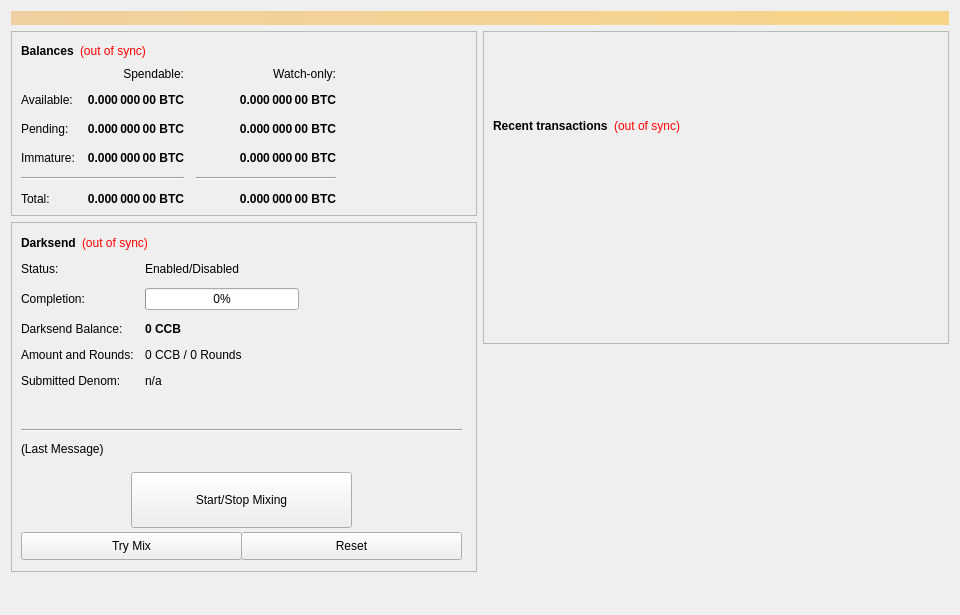
<?xml version="1.0" encoding="UTF-8"?>
<ui version="4.0">
 <class>OverviewPage</class>
 <widget class="QWidget" name="OverviewPage">
  <property name="geometry">
   <rect>
    <x>0</x>
    <y>0</y>
    <width>960</width>
    <height>615</height>
   </rect>
  </property>
  <property name="minimumSize">
   <size>
    <width>960</width>
    <height>0</height>
   </size>
  </property>
  <property name="windowTitle">
   <string>Form</string>
  </property>
  <layout class="QVBoxLayout" name="topLayout">
   <item>
    <widget class="QLabel" name="labelAlerts">
     <property name="visible">
      <bool>false</bool>
     </property>
     <property name="styleSheet">
      <string notr="true">background-color: qlineargradient(x1: 0, y1: 0, x2: 1, y2: 0, stop:0 #F0D0A0, stop:1 #F8D488); color:#000000;</string>
     </property>
     <property name="wordWrap">
      <bool>true</bool>
     </property>
     <property name="margin">
      <number>3</number>
     </property>
    </widget>
   </item>
   <item>
    <layout class="QHBoxLayout" name="horizontalLayout" stretch="1,1">
     <item>
      <layout class="QVBoxLayout" name="verticalLayout_2">
       <item>
        <widget class="QFrame" name="frame">
         <property name="frameShape">
          <enum>QFrame::StyledPanel</enum>
         </property>
         <property name="frameShadow">
          <enum>QFrame::Raised</enum>
         </property>
         <layout class="QVBoxLayout" name="verticalLayout_4">
          <item>
           <layout class="QHBoxLayout" name="horizontalLayout_4">
            <item>
             <widget class="QLabel" name="label_5">
              <property name="font">
               <font>
                <weight>75</weight>
                <bold>true</bold>
               </font>
              </property>
              <property name="text">
               <string>Balances</string>
              </property>
             </widget>
            </item>
            <item>
             <widget class="QLabel" name="labelWalletStatus">
              <property name="cursor">
               <cursorShape>WhatsThisCursor</cursorShape>
              </property>
              <property name="toolTip">
               <string>The displayed information may be out of date. Your wallet automatically synchronizes with the CCB network after a connection is established, but this process has not completed yet.</string>
              </property>
              <property name="styleSheet">
               <string notr="true">QLabel { color: red; }</string>
              </property>
              <property name="text">
               <string notr="true">(out of sync)</string>
              </property>
              <property name="alignment">
               <set>Qt::AlignLeading|Qt::AlignLeft|Qt::AlignVCenter</set>
              </property>
             </widget>
            </item>
            <item>
             <spacer name="horizontalSpacer_3">
              <property name="orientation">
               <enum>Qt::Horizontal</enum>
              </property>
              <property name="sizeHint" stdset="0">
               <size>
                <width>40</width>
                <height>20</height>
               </size>
              </property>
             </spacer>
            </item>
           </layout>
          </item>
          <item>
           <layout class="QGridLayout" name="gridLayout">
            <property name="spacing">
             <number>12</number>
            </property>
            <item row="2" column="2">
             <widget class="QLabel" name="labelWatchPending">
              <property name="font">
               <font>
                <weight>75</weight>
                <bold>true</bold>
               </font>
              </property>
              <property name="cursor">
               <cursorShape>IBeamCursor</cursorShape>
              </property>
              <property name="toolTip">
               <string>Unconfirmed transactions to watch-only addresses</string>
              </property>
              <property name="text">
               <string notr="true">0.000 000 00 BTC</string>
              </property>
              <property name="alignment">
               <set>Qt::AlignRight|Qt::AlignTrailing|Qt::AlignVCenter</set>
              </property>
              <property name="textInteractionFlags">
               <set>Qt::LinksAccessibleByMouse|Qt::TextSelectableByKeyboard|Qt::TextSelectableByMouse</set>
              </property>
             </widget>
            </item>
            <item row="2" column="1">
             <widget class="QLabel" name="labelUnconfirmed">
              <property name="font">
               <font>
                <weight>75</weight>
                <bold>true</bold>
               </font>
              </property>
              <property name="cursor">
               <cursorShape>IBeamCursor</cursorShape>
              </property>
              <property name="toolTip">
               <string>Total of transactions that have yet to be confirmed, and do not yet count toward the spendable balance</string>
              </property>
              <property name="text">
               <string notr="true">0.000 000 00 BTC</string>
              </property>
              <property name="alignment">
               <set>Qt::AlignRight|Qt::AlignTrailing|Qt::AlignVCenter</set>
              </property>
              <property name="textInteractionFlags">
               <set>Qt::LinksAccessibleByMouse|Qt::TextSelectableByKeyboard|Qt::TextSelectableByMouse</set>
              </property>
             </widget>
            </item>
            <item row="3" column="2">
             <widget class="QLabel" name="labelWatchImmature">
              <property name="font">
               <font>
                <weight>75</weight>
                <bold>true</bold>
               </font>
              </property>
              <property name="cursor">
               <cursorShape>IBeamCursor</cursorShape>
              </property>
              <property name="toolTip">
               <string>Staked or masternode rewards in watch-only addresses that has not yet matured</string>
              </property>
              <property name="text">
               <string notr="true">0.000 000 00 BTC</string>
              </property>
              <property name="alignment">
               <set>Qt::AlignRight|Qt::AlignTrailing|Qt::AlignVCenter</set>
              </property>
              <property name="textInteractionFlags">
               <set>Qt::LinksAccessibleByMouse|Qt::TextSelectableByKeyboard|Qt::TextSelectableByMouse</set>
              </property>
             </widget>
            </item>
            <item row="4" column="0" colspan="2">
             <widget class="Line" name="lineSpendableBalance">
              <property name="orientation">
               <enum>Qt::Horizontal</enum>
              </property>
             </widget>
            </item>
            <item row="4" column="2">
             <widget class="Line" name="lineWatchBalance">
              <property name="sizePolicy">
               <sizepolicy hsizetype="Preferred" vsizetype="Fixed">
                <horstretch>0</horstretch>
                <verstretch>0</verstretch>
               </sizepolicy>
              </property>
              <property name="minimumSize">
               <size>
                <width>140</width>
                <height>0</height>
               </size>
              </property>
              <property name="orientation">
               <enum>Qt::Horizontal</enum>
              </property>
             </widget>
            </item>
            <item row="5" column="0">
             <widget class="QLabel" name="labelTotalText">
              <property name="text">
               <string>Total:</string>
              </property>
             </widget>
            </item>
            <item row="3" column="1">
             <widget class="QLabel" name="labelImmature">
              <property name="font">
               <font>
                <weight>75</weight>
                <bold>true</bold>
               </font>
              </property>
              <property name="cursor">
               <cursorShape>IBeamCursor</cursorShape>
              </property>
              <property name="toolTip">
               <string>Staked or masternode rewards that has not yet matured</string>
              </property>
              <property name="text">
               <string notr="true">0.000 000 00 BTC</string>
              </property>
              <property name="alignment">
               <set>Qt::AlignRight|Qt::AlignTrailing|Qt::AlignVCenter</set>
              </property>
              <property name="textInteractionFlags">
               <set>Qt::LinksAccessibleByMouse|Qt::TextSelectableByKeyboard|Qt::TextSelectableByMouse</set>
              </property>
             </widget>
            </item>
            <item row="2" column="3">
             <spacer name="horizontalSpacer_2">
              <property name="orientation">
               <enum>Qt::Horizontal</enum>
              </property>
              <property name="sizeHint" stdset="0">
               <size>
                <width>40</width>
                <height>20</height>
               </size>
              </property>
             </spacer>
            </item>
            <item row="3" column="0">
             <widget class="QLabel" name="labelImmatureText">
              <property name="text">
               <string>Immature:</string>
              </property>
             </widget>
            </item>
            <item row="5" column="1">
             <widget class="QLabel" name="labelTotal">
              <property name="font">
               <font>
                <weight>75</weight>
                <bold>true</bold>
               </font>
              </property>
              <property name="cursor">
               <cursorShape>IBeamCursor</cursorShape>
              </property>
              <property name="toolTip">
               <string>Your current total balance</string>
              </property>
              <property name="text">
               <string notr="true">0.000 000 00 BTC</string>
              </property>
              <property name="alignment">
               <set>Qt::AlignRight|Qt::AlignTrailing|Qt::AlignVCenter</set>
              </property>
              <property name="textInteractionFlags">
               <set>Qt::LinksAccessibleByMouse|Qt::TextSelectableByKeyboard|Qt::TextSelectableByMouse</set>
              </property>
             </widget>
            </item>
            <item row="5" column="2">
             <widget class="QLabel" name="labelWatchTotal">
              <property name="font">
               <font>
                <weight>75</weight>
                <bold>true</bold>
               </font>
              </property>
              <property name="cursor">
               <cursorShape>IBeamCursor</cursorShape>
              </property>
              <property name="toolTip">
               <string>Current total balance in watch-only addresses</string>
              </property>
              <property name="text">
               <string notr="true">0.000 000 00 BTC</string>
              </property>
              <property name="alignment">
               <set>Qt::AlignRight|Qt::AlignTrailing|Qt::AlignVCenter</set>
              </property>
              <property name="textInteractionFlags">
               <set>Qt::LinksAccessibleByMouse|Qt::TextSelectableByKeyboard|Qt::TextSelectableByMouse</set>
              </property>
             </widget>
            </item>
            <item row="0" column="2">
             <widget class="QLabel" name="labelWatchonly">
              <property name="text">
               <string>Watch-only:</string>
              </property>
              <property name="alignment">
               <set>Qt::AlignRight|Qt::AlignTrailing|Qt::AlignVCenter</set>
              </property>
             </widget>
            </item>
            <item row="1" column="0">
             <widget class="QLabel" name="labelBalanceText">
              <property name="text">
               <string>Available:</string>
              </property>
             </widget>
            </item>
            <item row="1" column="1">
             <widget class="QLabel" name="labelBalance">
              <property name="font">
               <font>
                <weight>75</weight>
                <bold>true</bold>
               </font>
              </property>
              <property name="cursor">
               <cursorShape>IBeamCursor</cursorShape>
              </property>
              <property name="toolTip">
               <string>Your current spendable balance</string>
              </property>
              <property name="text">
               <string notr="true">0.000 000 00 BTC</string>
              </property>
              <property name="alignment">
               <set>Qt::AlignRight|Qt::AlignTrailing|Qt::AlignVCenter</set>
              </property>
              <property name="textInteractionFlags">
               <set>Qt::LinksAccessibleByMouse|Qt::TextSelectableByKeyboard|Qt::TextSelectableByMouse</set>
              </property>
             </widget>
            </item>
            <item row="1" column="2">
             <widget class="QLabel" name="labelWatchAvailable">
              <property name="font">
               <font>
                <weight>75</weight>
                <bold>true</bold>
               </font>
              </property>
              <property name="cursor">
               <cursorShape>IBeamCursor</cursorShape>
              </property>
              <property name="toolTip">
               <string>Your current balance in watch-only addresses</string>
              </property>
              <property name="text">
               <string notr="true">0.000 000 00 BTC</string>
              </property>
              <property name="alignment">
               <set>Qt::AlignRight|Qt::AlignTrailing|Qt::AlignVCenter</set>
              </property>
              <property name="textInteractionFlags">
               <set>Qt::LinksAccessibleByMouse|Qt::TextSelectableByKeyboard|Qt::TextSelectableByMouse</set>
              </property>
             </widget>
            </item>
            <item row="2" column="0">
             <widget class="QLabel" name="labelPendingText">
              <property name="text">
               <string>Pending:</string>
              </property>
             </widget>
            </item>
            <item row="0" column="1">
             <widget class="QLabel" name="labelSpendable">
              <property name="text">
               <string>Spendable:</string>
              </property>
              <property name="alignment">
               <set>Qt::AlignRight|Qt::AlignTrailing|Qt::AlignVCenter</set>
              </property>
             </widget>
            </item>
           </layout>
          </item>
         </layout>
        </widget>
       </item>
       <item>
        <widget class="QFrame" name="frameDarksend">
         <property name="minimumSize">
          <size>
           <width>0</width>
           <height>350</height>
          </size>
         </property>
         <property name="layoutDirection">
          <enum>Qt::LeftToRight</enum>
         </property>
         <property name="frameShape">
          <enum>QFrame::StyledPanel</enum>
         </property>
         <property name="frameShadow">
          <enum>QFrame::Raised</enum>
         </property>
         <widget class="QWidget" name="formLayoutWidget">
          <property name="geometry">
           <rect>
            <x>10</x>
            <y>40</y>
            <width>451</width>
            <height>161</height>
           </rect>
          </property>
          <layout class="QFormLayout" name="formLayout">
           <property name="fieldGrowthPolicy">
            <enum>QFormLayout::AllNonFixedFieldsGrow</enum>
           </property>
           <property name="horizontalSpacing">
            <number>11</number>
           </property>
           <property name="verticalSpacing">
            <number>12</number>
           </property>
           <item row="0" column="0">
            <widget class="QLabel" name="label_6">
             <property name="text">
              <string>Status:</string>
             </property>
            </widget>
           </item>
           <item row="1" column="0">
            <widget class="QLabel" name="label_7">
             <property name="text">
              <string>Completion:</string>
             </property>
            </widget>
           </item>
           <item row="1" column="1">
            <widget class="QProgressBar" name="DarksendProgress">
             <property name="maximumSize">
              <size>
               <width>154</width>
               <height>16777215</height>
              </size>
             </property>
             <property name="value">
              <number>0</number>
             </property>
            </widget>
           </item>
           <item row="2" column="0">
            <widget class="QLabel" name="labelAnonymizedText">
             <property name="text">
              <string>Darksend Balance:</string>
             </property>
            </widget>
           </item>
           <item row="2" column="1">
            <widget class="QLabel" name="labelAnonymized">
             <property name="font">
              <font>
               <weight>75</weight>
               <bold>true</bold>
              </font>
             </property>
             <property name="text">
              <string notr="true">0 CCB</string>
             </property>
            </widget>
           </item>
           <item row="3" column="0">
            <widget class="QLabel" name="label_8">
             <property name="text">
              <string>Amount and Rounds:</string>
             </property>
            </widget>
           </item>
           <item row="3" column="1">
            <widget class="QLabel" name="labelAmountRounds">
             <property name="text">
              <string>0 CCB / 0 Rounds</string>
             </property>
            </widget>
           </item>
           <item row="4" column="0">
            <widget class="QLabel" name="label_9">
             <property name="text">
              <string>Submitted Denom:</string>
             </property>
            </widget>
           </item>
           <item row="4" column="1">
            <widget class="QLabel" name="labelSubmittedDenom">
             <property name="toolTip">
              <string>The denominations you submitted to the Masternode.&lt;br&gt;To mix, other users must submit the exact same denominations.</string>
             </property>
             <property name="text">
              <string>n/a</string>
             </property>
            </widget>
           </item>
           <item row="0" column="1">
            <widget class="QLabel" name="DarksendEnabled">
             <property name="text">
              <string>Enabled/Disabled</string>
             </property>
            </widget>
           </item>
          </layout>
         </widget>
         <widget class="QPushButton" name="runAutoDenom">
          <property name="geometry">
           <rect>
            <x>251</x>
            <y>17</y>
            <width>1</width>
            <height>1</height>
           </rect>
          </property>
          <property name="palette">
           <palette>
            <active>
             <colorrole role="WindowText">
              <brush brushstyle="SolidPattern">
               <color alpha="255">
                <red>0</red>
                <green>0</green>
                <blue>0</blue>
               </color>
              </brush>
             </colorrole>
             <colorrole role="Button">
              <brush brushstyle="SolidPattern">
               <color alpha="255">
                <red>239</red>
                <green>238</green>
                <blue>238</blue>
               </color>
              </brush>
             </colorrole>
             <colorrole role="Light">
              <brush brushstyle="SolidPattern">
               <color alpha="255">
                <red>255</red>
                <green>255</green>
                <blue>255</blue>
               </color>
              </brush>
             </colorrole>
             <colorrole role="Midlight">
              <brush brushstyle="SolidPattern">
               <color alpha="255">
                <red>247</red>
                <green>246</green>
                <blue>246</blue>
               </color>
              </brush>
             </colorrole>
             <colorrole role="Dark">
              <brush brushstyle="SolidPattern">
               <color alpha="255">
                <red>119</red>
                <green>119</green>
                <blue>119</blue>
               </color>
              </brush>
             </colorrole>
             <colorrole role="Mid">
              <brush brushstyle="SolidPattern">
               <color alpha="255">
                <red>159</red>
                <green>159</green>
                <blue>159</blue>
               </color>
              </brush>
             </colorrole>
             <colorrole role="Text">
              <brush brushstyle="SolidPattern">
               <color alpha="255">
                <red>0</red>
                <green>0</green>
                <blue>0</blue>
               </color>
              </brush>
             </colorrole>
             <colorrole role="BrightText">
              <brush brushstyle="SolidPattern">
               <color alpha="255">
                <red>255</red>
                <green>255</green>
                <blue>255</blue>
               </color>
              </brush>
             </colorrole>
             <colorrole role="ButtonText">
              <brush brushstyle="SolidPattern">
               <color alpha="255">
                <red>0</red>
                <green>0</green>
                <blue>0</blue>
               </color>
              </brush>
             </colorrole>
             <colorrole role="Base">
              <brush brushstyle="SolidPattern">
               <color alpha="255">
                <red>255</red>
                <green>255</green>
                <blue>255</blue>
               </color>
              </brush>
             </colorrole>
             <colorrole role="Window">
              <brush brushstyle="SolidPattern">
               <color alpha="255">
                <red>239</red>
                <green>238</green>
                <blue>238</blue>
               </color>
              </brush>
             </colorrole>
             <colorrole role="Shadow">
              <brush brushstyle="SolidPattern">
               <color alpha="255">
                <red>0</red>
                <green>0</green>
                <blue>0</blue>
               </color>
              </brush>
             </colorrole>
             <colorrole role="AlternateBase">
              <brush brushstyle="SolidPattern">
               <color alpha="255">
                <red>247</red>
                <green>246</green>
                <blue>246</blue>
               </color>
              </brush>
             </colorrole>
             <colorrole role="ToolTipBase">
              <brush brushstyle="SolidPattern">
               <color alpha="255">
                <red>255</red>
                <green>255</green>
                <blue>220</blue>
               </color>
              </brush>
             </colorrole>
             <colorrole role="ToolTipText">
              <brush brushstyle="SolidPattern">
               <color alpha="255">
                <red>0</red>
                <green>0</green>
                <blue>0</blue>
               </color>
              </brush>
             </colorrole>
            </active>
            <inactive>
             <colorrole role="WindowText">
              <brush brushstyle="SolidPattern">
               <color alpha="255">
                <red>0</red>
                <green>0</green>
                <blue>0</blue>
               </color>
              </brush>
             </colorrole>
             <colorrole role="Button">
              <brush brushstyle="SolidPattern">
               <color alpha="255">
                <red>239</red>
                <green>238</green>
                <blue>238</blue>
               </color>
              </brush>
             </colorrole>
             <colorrole role="Light">
              <brush brushstyle="SolidPattern">
               <color alpha="255">
                <red>255</red>
                <green>255</green>
                <blue>255</blue>
               </color>
              </brush>
             </colorrole>
             <colorrole role="Midlight">
              <brush brushstyle="SolidPattern">
               <color alpha="255">
                <red>247</red>
                <green>246</green>
                <blue>246</blue>
               </color>
              </brush>
             </colorrole>
             <colorrole role="Dark">
              <brush brushstyle="SolidPattern">
               <color alpha="255">
                <red>119</red>
                <green>119</green>
                <blue>119</blue>
               </color>
              </brush>
             </colorrole>
             <colorrole role="Mid">
              <brush brushstyle="SolidPattern">
               <color alpha="255">
                <red>159</red>
                <green>159</green>
                <blue>159</blue>
               </color>
              </brush>
             </colorrole>
             <colorrole role="Text">
              <brush brushstyle="SolidPattern">
               <color alpha="255">
                <red>0</red>
                <green>0</green>
                <blue>0</blue>
               </color>
              </brush>
             </colorrole>
             <colorrole role="BrightText">
              <brush brushstyle="SolidPattern">
               <color alpha="255">
                <red>255</red>
                <green>255</green>
                <blue>255</blue>
               </color>
              </brush>
             </colorrole>
             <colorrole role="ButtonText">
              <brush brushstyle="SolidPattern">
               <color alpha="255">
                <red>0</red>
                <green>0</green>
                <blue>0</blue>
               </color>
              </brush>
             </colorrole>
             <colorrole role="Base">
              <brush brushstyle="SolidPattern">
               <color alpha="255">
                <red>255</red>
                <green>255</green>
                <blue>255</blue>
               </color>
              </brush>
             </colorrole>
             <colorrole role="Window">
              <brush brushstyle="SolidPattern">
               <color alpha="255">
                <red>239</red>
                <green>238</green>
                <blue>238</blue>
               </color>
              </brush>
             </colorrole>
             <colorrole role="Shadow">
              <brush brushstyle="SolidPattern">
               <color alpha="255">
                <red>0</red>
                <green>0</green>
                <blue>0</blue>
               </color>
              </brush>
             </colorrole>
             <colorrole role="AlternateBase">
              <brush brushstyle="SolidPattern">
               <color alpha="255">
                <red>247</red>
                <green>246</green>
                <blue>246</blue>
               </color>
              </brush>
             </colorrole>
             <colorrole role="ToolTipBase">
              <brush brushstyle="SolidPattern">
               <color alpha="255">
                <red>255</red>
                <green>255</green>
                <blue>220</blue>
               </color>
              </brush>
             </colorrole>
             <colorrole role="ToolTipText">
              <brush brushstyle="SolidPattern">
               <color alpha="255">
                <red>0</red>
                <green>0</green>
                <blue>0</blue>
               </color>
              </brush>
             </colorrole>
            </inactive>
            <disabled>
             <colorrole role="WindowText">
              <brush brushstyle="SolidPattern">
               <color alpha="255">
                <red>119</red>
                <green>119</green>
                <blue>119</blue>
               </color>
              </brush>
             </colorrole>
             <colorrole role="Button">
              <brush brushstyle="SolidPattern">
               <color alpha="255">
                <red>239</red>
                <green>238</green>
                <blue>238</blue>
               </color>
              </brush>
             </colorrole>
             <colorrole role="Light">
              <brush brushstyle="SolidPattern">
               <color alpha="255">
                <red>255</red>
                <green>255</green>
                <blue>255</blue>
               </color>
              </brush>
             </colorrole>
             <colorrole role="Midlight">
              <brush brushstyle="SolidPattern">
               <color alpha="255">
                <red>247</red>
                <green>246</green>
                <blue>246</blue>
               </color>
              </brush>
             </colorrole>
             <colorrole role="Dark">
              <brush brushstyle="SolidPattern">
               <color alpha="255">
                <red>119</red>
                <green>119</green>
                <blue>119</blue>
               </color>
              </brush>
             </colorrole>
             <colorrole role="Mid">
              <brush brushstyle="SolidPattern">
               <color alpha="255">
                <red>159</red>
                <green>159</green>
                <blue>159</blue>
               </color>
              </brush>
             </colorrole>
             <colorrole role="Text">
              <brush brushstyle="SolidPattern">
               <color alpha="255">
                <red>119</red>
                <green>119</green>
                <blue>119</blue>
               </color>
              </brush>
             </colorrole>
             <colorrole role="BrightText">
              <brush brushstyle="SolidPattern">
               <color alpha="255">
                <red>255</red>
                <green>255</green>
                <blue>255</blue>
               </color>
              </brush>
             </colorrole>
             <colorrole role="ButtonText">
              <brush brushstyle="SolidPattern">
               <color alpha="255">
                <red>119</red>
                <green>119</green>
                <blue>119</blue>
               </color>
              </brush>
             </colorrole>
             <colorrole role="Base">
              <brush brushstyle="SolidPattern">
               <color alpha="255">
                <red>239</red>
                <green>238</green>
                <blue>238</blue>
               </color>
              </brush>
             </colorrole>
             <colorrole role="Window">
              <brush brushstyle="SolidPattern">
               <color alpha="255">
                <red>239</red>
                <green>238</green>
                <blue>238</blue>
               </color>
              </brush>
             </colorrole>
             <colorrole role="Shadow">
              <brush brushstyle="SolidPattern">
               <color alpha="255">
                <red>0</red>
                <green>0</green>
                <blue>0</blue>
               </color>
              </brush>
             </colorrole>
             <colorrole role="AlternateBase">
              <brush brushstyle="SolidPattern">
               <color alpha="255">
                <red>239</red>
                <green>238</green>
                <blue>238</blue>
               </color>
              </brush>
             </colorrole>
             <colorrole role="ToolTipBase">
              <brush brushstyle="SolidPattern">
               <color alpha="255">
                <red>255</red>
                <green>255</green>
                <blue>220</blue>
               </color>
              </brush>
             </colorrole>
             <colorrole role="ToolTipText">
              <brush brushstyle="SolidPattern">
               <color alpha="255">
                <red>0</red>
                <green>0</green>
                <blue>0</blue>
               </color>
              </brush>
             </colorrole>
            </disabled>
           </palette>
          </property>
          <property name="focusPolicy">
           <enum>Qt::NoFocus</enum>
          </property>
          <property name="autoFillBackground">
           <bool>true</bool>
          </property>
          <property name="text">
           <string/>
          </property>
          <property name="flat">
           <bool>true</bool>
          </property>
         </widget>
         <widget class="QPushButton" name="toggleDarksend">
          <property name="geometry">
           <rect>
            <x>120</x>
            <y>250</y>
            <width>221</width>
            <height>56</height>
           </rect>
          </property>
          <property name="sizePolicy">
           <sizepolicy hsizetype="MinimumExpanding" vsizetype="Fixed">
            <horstretch>0</horstretch>
            <verstretch>0</verstretch>
           </sizepolicy>
          </property>
          <property name="text">
           <string>Start/Stop Mixing</string>
          </property>
         </widget>
         <widget class="Line" name="lineLastMessage">
          <property name="geometry">
           <rect>
            <x>10</x>
            <y>200</y>
            <width>441</width>
            <height>16</height>
           </rect>
          </property>
          <property name="orientation">
           <enum>Qt::Horizontal</enum>
          </property>
         </widget>
         <widget class="QLabel" name="DarksendStatus">
          <property name="geometry">
           <rect>
            <x>10</x>
            <y>220</y>
            <width>451</width>
            <height>61</height>
           </rect>
          </property>
          <property name="minimumSize">
           <size>
            <width>288</width>
            <height>43</height>
           </size>
          </property>
          <property name="text">
           <string>(Last Message)</string>
          </property>
          <property name="alignment">
           <set>Qt::AlignLeading|Qt::AlignLeft|Qt::AlignTop</set>
          </property>
          <property name="wordWrap">
           <bool>true</bool>
          </property>
         </widget>
         <widget class="QPushButton" name="DarksendAuto">
          <property name="geometry">
           <rect>
            <x>10</x>
            <y>310</y>
            <width>221</width>
            <height>28</height>
           </rect>
          </property>
          <property name="sizePolicy">
           <sizepolicy hsizetype="MinimumExpanding" vsizetype="Fixed">
            <horstretch>0</horstretch>
            <verstretch>0</verstretch>
           </sizepolicy>
          </property>
          <property name="toolTip">
           <string>Try to manually submit a Darksend request.</string>
          </property>
          <property name="text">
           <string>Try Mix</string>
          </property>
         </widget>
         <widget class="QPushButton" name="DarksendReset">
          <property name="geometry">
           <rect>
            <x>230</x>
            <y>310</y>
            <width>221</width>
            <height>28</height>
           </rect>
          </property>
          <property name="sizePolicy">
           <sizepolicy hsizetype="MinimumExpanding" vsizetype="Fixed">
            <horstretch>0</horstretch>
            <verstretch>0</verstretch>
           </sizepolicy>
          </property>
          <property name="toolTip">
           <string>Reset the current status of Darksend (can interrupt Darksend if it's in the process of Mixing, which can cost you money!)</string>
          </property>
          <property name="autoFillBackground">
           <bool>false</bool>
          </property>
          <property name="text">
           <string>Reset</string>
          </property>
         </widget>
         <widget class="QWidget" name="layoutWidget">
          <property name="geometry">
           <rect>
            <x>10</x>
            <y>10</y>
            <width>431</width>
            <height>22</height>
           </rect>
          </property>
          <layout class="QHBoxLayout" name="horizontalLayout_5">
           <item>
            <widget class="QLabel" name="label_2">
             <property name="font">
              <font>
               <weight>75</weight>
               <bold>true</bold>
              </font>
             </property>
             <property name="text">
              <string>Darksend</string>
             </property>
            </widget>
           </item>
           <item>
            <widget class="QLabel" name="labelDarksendSyncStatus">
             <property name="toolTip">
              <string>The displayed information may be out of date. Your wallet automatically synchronizes with the CCB network after a connection is established, but this process has not completed yet.</string>
             </property>
             <property name="styleSheet">
              <string notr="true">QLabel { color: red; }</string>
             </property>
             <property name="text">
              <string notr="true">(out of sync)</string>
             </property>
             <property name="alignment">
              <set>Qt::AlignLeading|Qt::AlignLeft|Qt::AlignVCenter</set>
             </property>
            </widget>
           </item>
           <item>
            <spacer name="horizontalSpacer_4">
             <property name="orientation">
              <enum>Qt::Horizontal</enum>
             </property>
             <property name="sizeHint" stdset="0">
              <size>
               <width>40</width>
               <height>20</height>
              </size>
             </property>
            </spacer>
           </item>
          </layout>
         </widget>
        </widget>
       </item>
       <item>
        <spacer name="verticalSpacer">
         <property name="orientation">
          <enum>Qt::Vertical</enum>
         </property>
         <property name="sizeHint" stdset="0">
          <size>
           <width>20</width>
           <height>40</height>
          </size>
         </property>
        </spacer>
       </item>
      </layout>
     </item>
     <item>
      <layout class="QVBoxLayout" name="verticalLayout_3">
       <item>
        <widget class="QFrame" name="frame_2">
         <property name="frameShape">
          <enum>QFrame::StyledPanel</enum>
         </property>
         <property name="frameShadow">
          <enum>QFrame::Raised</enum>
         </property>
         <layout class="QVBoxLayout" name="verticalLayout">
          <item>
           <spacer name="verticalSpacer_3">
            <property name="orientation">
             <enum>Qt::Vertical</enum>
            </property>
            <property name="sizeType">
             <enum>QSizePolicy::Fixed</enum>
            </property>
            <property name="sizeHint" stdset="0">
             <size>
              <width>20</width>
              <height>75</height>
             </size>
            </property>
           </spacer>
          </item>
          <item>
           <layout class="QHBoxLayout" name="horizontalLayout_2">
            <item>
             <widget class="QLabel" name="label_4">
              <property name="font">
               <font>
                <weight>75</weight>
                <bold>true</bold>
               </font>
              </property>
              <property name="text">
               <string>Recent transactions</string>
              </property>
             </widget>
            </item>
            <item>
             <widget class="QLabel" name="labelTransactionsStatus">
              <property name="cursor">
               <cursorShape>WhatsThisCursor</cursorShape>
              </property>
              <property name="toolTip">
               <string>The displayed information may be out of date. Your wallet automatically synchronizes with the CCB network after a connection is established, but this process has not completed yet.</string>
              </property>
              <property name="styleSheet">
               <string notr="true">QLabel { color: red; }</string>
              </property>
              <property name="text">
               <string notr="true">(out of sync)</string>
              </property>
              <property name="alignment">
               <set>Qt::AlignRight|Qt::AlignTrailing|Qt::AlignVCenter</set>
              </property>
             </widget>
            </item>
            <item>
             <spacer name="horizontalSpacer">
              <property name="orientation">
               <enum>Qt::Horizontal</enum>
              </property>
              <property name="sizeHint" stdset="0">
               <size>
                <width>40</width>
                <height>20</height>
               </size>
              </property>
             </spacer>
            </item>
           </layout>
          </item>
          <item>
           <widget class="QListView" name="listTransactions">
            <property name="styleSheet">
             <string notr="true">QListView { background: transparent; }</string>
            </property>
            <property name="frameShape">
             <enum>QFrame::NoFrame</enum>
            </property>
            <property name="verticalScrollBarPolicy">
             <enum>Qt::ScrollBarAlwaysOff</enum>
            </property>
            <property name="horizontalScrollBarPolicy">
             <enum>Qt::ScrollBarAlwaysOff</enum>
            </property>
            <property name="selectionMode">
             <enum>QAbstractItemView::NoSelection</enum>
            </property>
           </widget>
          </item>
         </layout>
        </widget>
       </item>
       <item>
        <spacer name="verticalSpacer_2">
         <property name="orientation">
          <enum>Qt::Vertical</enum>
         </property>
         <property name="sizeType">
          <enum>QSizePolicy::Expanding</enum>
         </property>
         <property name="sizeHint" stdset="0">
          <size>
           <width>20</width>
           <height>40</height>
          </size>
         </property>
        </spacer>
       </item>
      </layout>
     </item>
    </layout>
   </item>
  </layout>
 </widget>
 <resources/>
 <connections/>
</ui>
